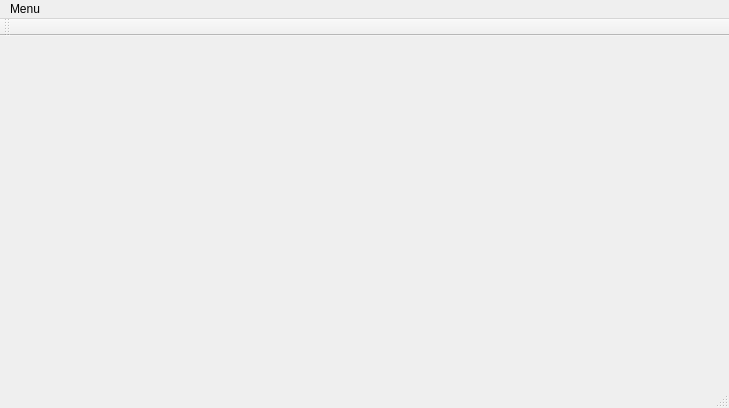
<?xml version="1.0" encoding="UTF-8"?>
<ui version="4.0">
 <class>MainWindow</class>
 <widget class="QMainWindow" name="MainWindow">
  <property name="geometry">
   <rect>
    <x>0</x>
    <y>0</y>
    <width>729</width>
    <height>408</height>
   </rect>
  </property>
  <property name="windowTitle">
   <string>MainWindow</string>
  </property>
  <widget class="QWidget" name="centralWidget"/>
  <widget class="QMenuBar" name="menuBar">
   <property name="geometry">
    <rect>
     <x>0</x>
     <y>0</y>
     <width>729</width>
     <height>26</height>
    </rect>
   </property>
   <widget class="QMenu" name="menuMenu">
    <property name="title">
     <string>Menu</string>
    </property>
   </widget>
   <addaction name="menuMenu"/>
  </widget>
  <widget class="QStatusBar" name="statusBar"/>
  <widget class="QToolBar" name="mainToolBar">
   <attribute name="toolBarArea">
    <enum>TopToolBarArea</enum>
   </attribute>
   <attribute name="toolBarBreak">
    <bool>false</bool>
   </attribute>
  </widget>
 </widget>
 <layoutdefault spacing="6" margin="11"/>
 <resources/>
 <connections/>
</ui>
